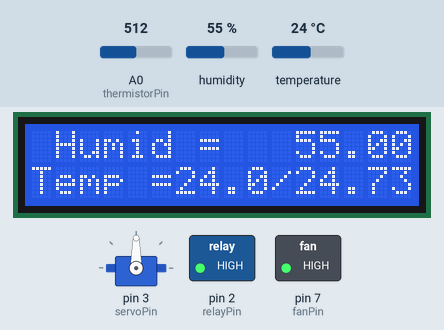
A sketch run on a simulated Arduino Uno, built with avr-gcc and run on an emulated ATmega328P. On the bench: servo, 16×2 character LCD, switched loads named in the sketch (green lamp = pin HIGH). The inputs (shaded band) are chosen by the test bench; at power-on: humidity 55 %, A0 (thermistorPin) = 512, temperature 24 °C. The local clock reads 2024-03-15 10:24:30 at power-on unless the sketch sets it; what the sketch prints to the serial monitor is not drawn.

Above: at 1.2 s.
1.3 s: humidity set to 27 %
At 2.4 s:
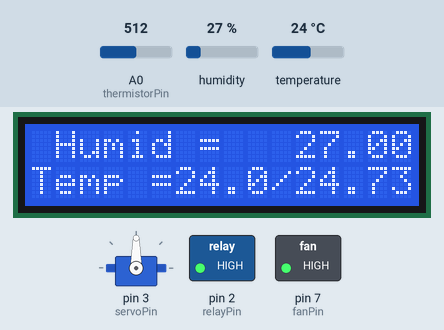
3.3 s: humidity set to 24 %
At 4.7 s:
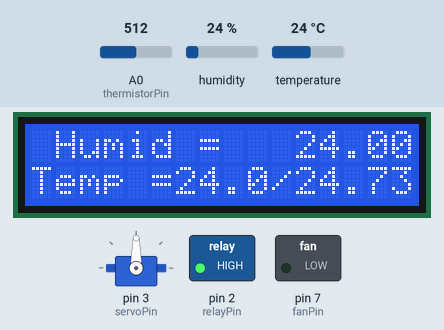
5.0 s: A0 (thermistorPin) set to 632
At 5.9 s:
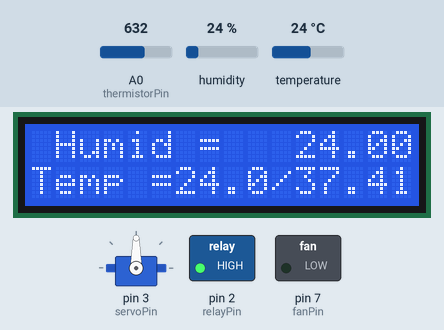
6.7 s: A0 (thermistorPin) set to 654
At 8.1 s:
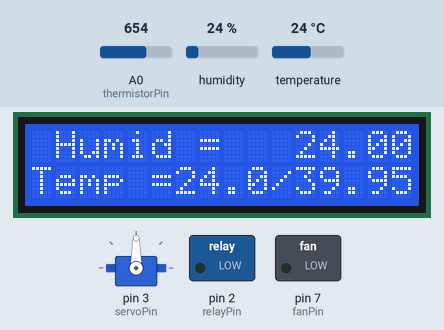
8.4 s: humidity set to 29 %
At 9.4 s:
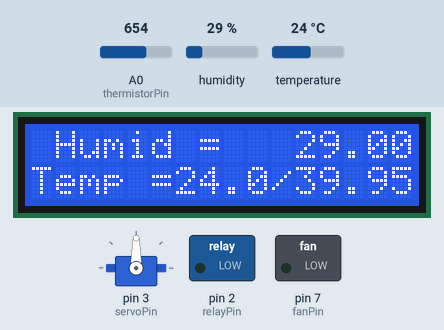
10.1 s: humidity set to 32 %
At 11.7 s:
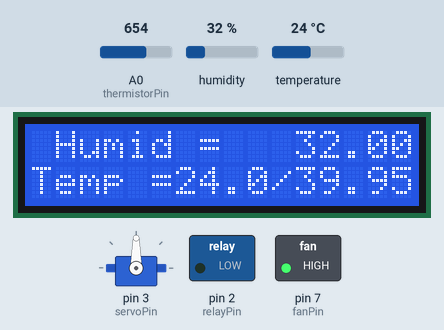
Timing chart, 0 to 12.7 s (numbered marks = the images above; inputs shaded):
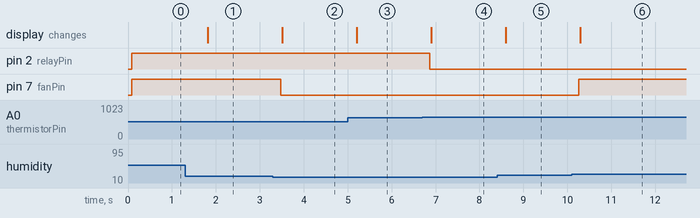

Measured:
- the behaviour switches between 26 and 25 % on humidity (found by bisection; images 1 and 2)
- the behaviour switches between 641 and 642 on A0 (thermistorPin) (found by bisection; images 3 and 4)
- the behaviour switches between 30 and 31 % on humidity (found by bisection; images 5 and 6)
- after the input at 1.3 s, the display: changes after 0.52 s (image 1)
- after the input at 3.3 s, pin 7 (fanPin): HIGH → LOW after 0.18 s; the display: changes after 0.22 s (image 2)
- after the input at 5.0 s, the display: changes after 0.21 s (image 3)
- after the input at 6.7 s, pin 2 (relayPin): HIGH → LOW after 0.17 s; the display: changes after 0.21 s (image 4)
- after the input at 8.4 s, the display: changes after 0.20 s (image 5)
- after the input at 10.1 s, pin 7 (fanPin): LOW → HIGH after 0.16 s; the display: changes after 0.20 s (image 6)

The sketch:

DHT11_fan_transistor_lcd_ntc_ds1302_servo.ino
```cpp
#include <dht.h>
#include <Wire.h> // Library for I2C communication
#include <LiquidCrystal_I2C.h> // Library for LCD
#include <virtuabotixRTC.h>
#include <Servo.h>

dht DHT;
LiquidCrystal_I2C lcd = LiquidCrystal_I2C(0x27, 16, 2);
virtuabotixRTC myRTC(9,8,10);
Servo servo;

int dht11Pin = 4;
int fanPin = 7;
int thermistorPin = 0;
int relayPin = 2;
int servoPin = 3;

double humid, temp, correctHumid, correctTemp;

int Vo;
float R1 = 10000;
float logR2, R2, T, Tc, Tf;
float c1 = 1.009249522e-03, c2 = 2.378405444e-04, c3 = 2.019202697e-07;
int pos;
int servoTime;
int servoTimeControl;
int servoFlag = 1;

int del = 500;
void setup() {
  pinMode(fanPin, OUTPUT);
  pinMode(relayPin, OUTPUT);
  digitalWrite(fanPin, LOW);
  digitalWrite(relayPin, LOW);
  servo.attach(servoPin);

  Serial.begin(9600);
  lcd.init();
  lcd.backlight();
  Serial.println("Start");

  servoTimeControl = myRTC.minutes;
  //second, min, hour, day of the week, day of the month, month, year
  //myRTC.setDS1302Time(00, 30, 17, 7, 28, 2, 2021); //Uncomment for recalibrating
}

void loop() {
 timeFunc();

 int chk = DHT.read11(dht11Pin);

 humid = DHT.humidity;
 temp = DHT.temperature;


 humidFanControlFunc();

 tempFunc();

 tempCheckRelay(Tc);

 lcdFunc();

 servoControlFunc();


 delay(del);

 Serial.print("Servopos = ");
 Serial.println(pos);
}


void humidFanControlFunc(){

  if (humid > 0 || temp > 0){
         /*Serial.print(DHT.humidity);
         Serial.print("humidity ---- temp");
         Serial.println(DHT.temperature);*/
         correctHumid = DHT.humidity; // We dont want to use -999 value
                               // because of the dht11's frequency
                               //we can read 1 time in a second
                               //with this we only take correct value
         correctTemp = DHT.temperature;
    if(humid > 30){

         digitalWrite(fanPin, HIGH);

    }
    if(humid <= 25){
        digitalWrite(fanPin, LOW);
    }

 }
}

void lcdFunc(){
  Serial.println("LCD part");
  lcd.setCursor(1, 0);
  lcd.print("Humid = ");
  lcd.setCursor(11, 0);
  lcd.print(correctHumid);
  lcd.setCursor(0,1);
  lcd.print("Temp =");
  lcd.setCursor(6, 1);
  lcd.print(correctTemp);
  lcd.setCursor(10,1);
  lcd.print("/");
  lcd.setCursor(11,1);
  lcd.print(Tc);
}


void tempFunc(){
  Vo = analogRead(thermistorPin);
  R2 = R1 * (1023.0 / (float)Vo - 1.0);
  logR2 = log(R2);
  T = (1.0 / (c1 + c2*logR2 + c3*logR2*logR2*logR2));
  Tc = T - 273.15;
  Tf = (Tc * 9.0)/ 5.0 + 32.0;

  /*Serial.print("Temperature: ");
  Serial.print(Tf);
  Serial.print(" F; ");
  Serial.print(Tc);
  Serial.println(" C");*/
}

void tempCheckRelay(float temp){
  if (temp > 38.5){
    digitalWrite(relayPin, LOW);
  }
  if (temp < 37.5){
    digitalWrite(relayPin, HIGH);
  }
}

void timeFunc(){
  myRTC.updateTime();
  Serial.print("Current Date / Time: ");
  Serial.print(myRTC.dayofmonth);
  Serial.print("/");
  Serial.print(myRTC.month);
  Serial.print("/");
  Serial.print(myRTC.year);
  Serial.print("  ");
  Serial.print(myRTC.hours);
  Serial.print(":");
  Serial.print(myRTC.minutes);
  Serial.print(":");
  Serial.println(myRTC.seconds);

  servoTime = myRTC.minutes;
  Serial.print("ServoTime = ");
  Serial.println(servoTime);

}

void servoFunc(){
  for (pos; pos < 145; pos++){
    servo.write(pos);
    Serial.println(pos);
    delay(50);
  }

}

void servoReverseFunc(){
  for (pos; pos > 25; pos--){
    servo.write(pos);
    Serial.println(pos);
    delay(50);
  }
}

void servoControlFunc(){
  if (servoTime == servoTimeControl + 1){
    if(servoFlag == -1){
      servoFunc();
    }
    if(servoFlag == 1){
      servoReverseFunc();
    }
    servoFlag = servoFlag * -1;// Changing rotation
    Serial.print("ServoFlag = ");
    Serial.println(servoFlag);
  }
  servoTimeControl = servoTime;
  Serial.print("ServoTimeControl = ");
  Serial.println(servoTimeControl);

}
```
